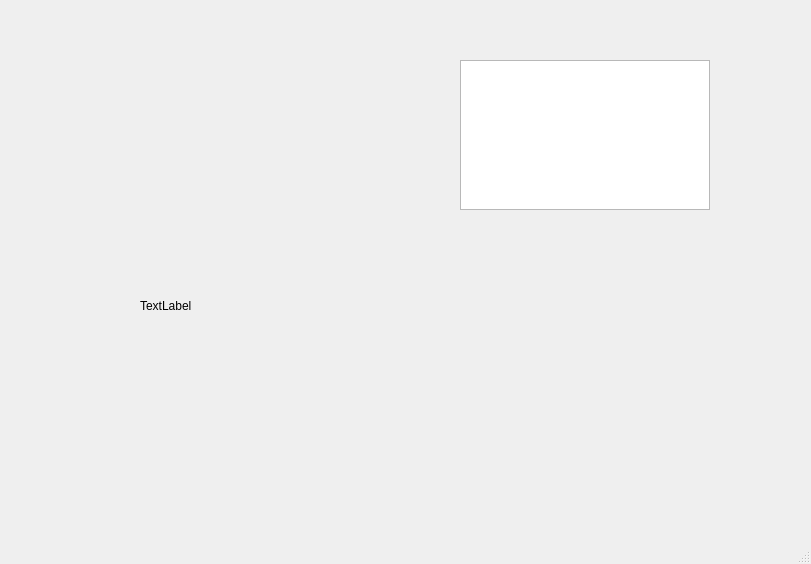
<?xml version="1.0" encoding="UTF-8"?>
<ui version="4.0">
 <class>MainWindow</class>
 <widget class="QMainWindow" name="MainWindow">
  <property name="geometry">
   <rect>
    <x>0</x>
    <y>0</y>
    <width>811</width>
    <height>564</height>
   </rect>
  </property>
  <property name="windowTitle">
   <string>MainWindow</string>
  </property>
  <widget class="QWidget" name="centralwidget">
   <widget class="QLabel" name="label">
    <property name="geometry">
     <rect>
      <x>140</x>
      <y>260</y>
      <width>121</width>
      <height>91</height>
     </rect>
    </property>
    <property name="text">
     <string>TextLabel</string>
    </property>
   </widget>
   <widget class="QTextBrowser" name="textBrowser">
    <property name="geometry">
     <rect>
      <x>460</x>
      <y>60</y>
      <width>250</width>
      <height>150</height>
     </rect>
    </property>
    <property name="minimumSize">
     <size>
      <width>250</width>
      <height>150</height>
     </size>
    </property>
    <property name="maximumSize">
     <size>
      <width>250</width>
      <height>150</height>
     </size>
    </property>
   </widget>
  </widget>
  <widget class="QMenuBar" name="menubar">
   <property name="geometry">
    <rect>
     <x>0</x>
     <y>0</y>
     <width>811</width>
     <height>24</height>
    </rect>
   </property>
  </widget>
  <widget class="QStatusBar" name="statusbar"/>
 </widget>
 <resources/>
 <connections/>
</ui>
